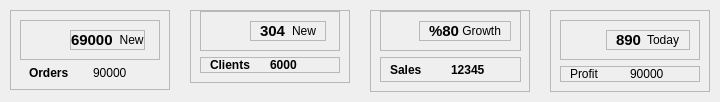
         <widget class="QWidget" name="CardsFrame" native="true">
          <layout class="QHBoxLayout" name="horizontalLayout_7">
           <property name="spacing">
            <number>20</number>
           </property>
           <property name="leftMargin">
            <number>10</number>
           </property>
           <property name="topMargin">
            <number>10</number>
           </property>
           <property name="rightMargin">
            <number>10</number>
           </property>
           <property name="bottomMargin">
            <number>10</number>
           </property>
           <item alignment="Qt::AlignTop">
            <widget class="QFrame" name="Card1">
             <property name="minimumSize">
              <size>
               <width>160</width>
               <height>0</height>
              </size>
             </property>
             <property name="maximumSize">
              <size>
               <width>16777215</width>
               <height>1231232</height>
              </size>
             </property>
             <property name="frameShape">
              <enum>QFrame::StyledPanel</enum>
             </property>
             <property name="frameShadow">
              <enum>QFrame::Raised</enum>
             </property>
             <layout class="QVBoxLayout" name="verticalLayout_3">
              <property name="spacing">
               <number>6</number>
              </property>
              <property name="leftMargin">
               <number>9</number>
              </property>
              <property name="topMargin">
               <number>9</number>
              </property>
              <property name="bottomMargin">
               <number>9</number>
              </property>
              <item>
               <widget class="QFrame" name="frame">
                <property name="minimumSize">
                 <size>
                  <width>0</width>
                  <height>30</height>
                 </size>
                </property>
                <property name="frameShape">
                 <enum>QFrame::StyledPanel</enum>
                </property>
                <property name="frameShadow">
                 <enum>QFrame::Raised</enum>
                </property>
                <layout class="QHBoxLayout" name="horizontalLayout_8">
                 <item>
                  <widget class="QLabel" name="label">
                   <property name="minimumSize">
                    <size>
                     <width>0</width>
                     <height>20</height>
                    </size>
                   </property>
                   <property name="maximumSize">
                    <size>
                     <width>30</width>
                     <height>20</height>
                    </size>
                   </property>
                   <property name="text">
                    <string/>
                   </property>
                   <property name="pixmap">
                    <pixmap resource="Resource.qrc">:/Black Icons/Graphics/featherBlack/shopping-cart.svg</pixmap>
                   </property>
                   <property name="scaledContents">
                    <bool>true</bool>
                   </property>
                  </widget>
                 </item>
                 <item alignment="Qt::AlignHCenter|Qt::AlignTop">
                  <widget class="QFrame" name="frame_13">
                   <property name="frameShape">
                    <enum>QFrame::StyledPanel</enum>
                   </property>
                   <property name="frameShadow">
                    <enum>QFrame::Raised</enum>
                   </property>
                   <layout class="QHBoxLayout" name="horizontalLayout_12">
                    <property name="spacing">
                     <number>0</number>
                    </property>
                    <property name="leftMargin">
                     <number>0</number>
                    </property>
                    <property name="topMargin">
                     <number>0</number>
                    </property>
                    <property name="rightMargin">
                     <number>0</number>
                    </property>
                    <property name="bottomMargin">
                     <number>0</number>
                    </property>
                    <item>
                     <widget class="QLabel" name="label_3">
                      <property name="font">
                       <font>
                        <pointsize>11</pointsize>
                        <weight>75</weight>
                        <bold>true</bold>
                       </font>
                      </property>
                      <property name="text">
                       <string>69000</string>
                      </property>
                     </widget>
                    </item>
                    <item>
                     <widget class="QLabel" name="label_38">
                      <property name="text">
                       <string>  New</string>
                      </property>
                     </widget>
                    </item>
                   </layout>
                  </widget>
                 </item>
                </layout>
               </widget>
              </item>
              <item>
               <widget class="QFrame" name="frame_6">
                <layout class="QHBoxLayout" name="horizontalLayout_13">
                 <property name="topMargin">
                  <number>0</number>
                 </property>
                 <property name="bottomMargin">
                  <number>0</number>
                 </property>
                 <item>
                  <widget class="QLabel" name="label_4">
                   <property name="font">
                    <font>
                     <pointsize>9</pointsize>
                     <weight>75</weight>
                     <bold>true</bold>
                    </font>
                   </property>
                   <property name="text">
                    <string>Orders</string>
                   </property>
                  </widget>
                 </item>
                 <item>
                  <widget class="QLabel" name="label_39">
                   <property name="font">
                    <font>
                     <weight>50</weight>
                     <bold>false</bold>
                    </font>
                   </property>
                   <property name="text">
                    <string>90000</string>
                   </property>
                  </widget>
                 </item>
                </layout>
               </widget>
              </item>
             </layout>
            </widget>
           </item>
           <item alignment="Qt::AlignTop">
            <widget class="QFrame" name="Card2">
             <property name="minimumSize">
              <size>
               <width>160</width>
               <height>0</height>
              </size>
             </property>
             <property name="maximumSize">
              <size>
               <width>16777215</width>
               <height>12312312</height>
              </size>
             </property>
             <property name="frameShape">
              <enum>QFrame::StyledPanel</enum>
             </property>
             <property name="frameShadow">
              <enum>QFrame::Raised</enum>
             </property>
             <layout class="QVBoxLayout" name="verticalLayout_7">
              <property name="spacing">
               <number>6</number>
              </property>
              <property name="topMargin">
               <number>0</number>
              </property>
              <property name="bottomMargin">
               <number>9</number>
              </property>
              <item>
               <widget class="QFrame" name="frame_4">
                <property name="minimumSize">
                 <size>
                  <width>0</width>
                  <height>30</height>
                 </size>
                </property>
                <property name="frameShape">
                 <enum>QFrame::StyledPanel</enum>
                </property>
                <property name="frameShadow">
                 <enum>QFrame::Raised</enum>
                </property>
                <layout class="QHBoxLayout" name="horizontalLayout_23">
                 <property name="topMargin">
                  <number>9</number>
                 </property>
                 <property name="bottomMargin">
                  <number>9</number>
                 </property>
                 <item alignment="Qt::AlignTop">
                  <widget class="QLabel" name="label_14">
                   <property name="minimumSize">
                    <size>
                     <width>0</width>
                     <height>20</height>
                    </size>
                   </property>
                   <property name="maximumSize">
                    <size>
                     <width>30</width>
                     <height>40</height>
                    </size>
                   </property>
                   <property name="text">
                    <string/>
                   </property>
                   <property name="pixmap">
                    <pixmap resource="Resource.qrc">:/White Icons/Graphics/featherBlack/customer.png</pixmap>
                   </property>
                   <property name="scaledContents">
                    <bool>true</bool>
                   </property>
                  </widget>
                 </item>
                 <item alignment="Qt::AlignHCenter|Qt::AlignTop">
                  <widget class="QFrame" name="frame_14">
                   <property name="frameShape">
                    <enum>QFrame::StyledPanel</enum>
                   </property>
                   <property name="frameShadow">
                    <enum>QFrame::Raised</enum>
                   </property>
                   <layout class="QHBoxLayout" name="horizontalLayout_46">
                    <property name="topMargin">
                     <number>0</number>
                    </property>
                    <property name="bottomMargin">
                     <number>0</number>
                    </property>
                    <item>
                     <widget class="QLabel" name="label_13">
                      <property name="font">
                       <font>
                        <pointsize>11</pointsize>
                        <weight>75</weight>
                        <bold>true</bold>
                       </font>
                      </property>
                      <property name="text">
                       <string>304</string>
                      </property>
                     </widget>
                    </item>
                    <item>
                     <widget class="QLabel" name="label_40">
                      <property name="text">
                       <string>New</string>
                      </property>
                     </widget>
                    </item>
                   </layout>
                  </widget>
                 </item>
                </layout>
               </widget>
              </item>
              <item alignment="Qt::AlignTop">
               <widget class="QFrame" name="frame_21">
                <property name="frameShape">
                 <enum>QFrame::StyledPanel</enum>
                </property>
                <property name="frameShadow">
                 <enum>QFrame::Raised</enum>
                </property>
                <layout class="QHBoxLayout" name="horizontalLayout_47">
                 <property name="spacing">
                  <number>0</number>
                 </property>
                 <property name="topMargin">
                  <number>0</number>
                 </property>
                 <property name="bottomMargin">
                  <number>0</number>
                 </property>
                 <item>
                  <widget class="QLabel" name="label_41">
                   <property name="font">
                    <font>
                     <weight>75</weight>
                     <bold>true</bold>
                    </font>
                   </property>
                   <property name="text">
                    <string>Clients</string>
                   </property>
                  </widget>
                 </item>
                 <item>
                  <widget class="QLabel" name="label_15">
                   <property name="font">
                    <font>
                     <weight>75</weight>
                     <bold>true</bold>
                    </font>
                   </property>
                   <property name="text">
                    <string>6000</string>
                   </property>
                  </widget>
                 </item>
                </layout>
               </widget>
              </item>
             </layout>
            </widget>
           </item>
           <item>
            <widget class="QFrame" name="Card3">
             <property name="minimumSize">
              <size>
               <width>160</width>
               <height>0</height>
              </size>
             </property>
             <property name="maximumSize">
              <size>
               <width>16777215</width>
               <height>16777215</height>
              </size>
             </property>
             <property name="frameShape">
              <enum>QFrame::StyledPanel</enum>
             </property>
             <property name="frameShadow">
              <enum>QFrame::Raised</enum>
             </property>
             <layout class="QVBoxLayout" name="verticalLayout_8">
              <property name="spacing">
               <number>6</number>
              </property>
              <property name="topMargin">
               <number>0</number>
              </property>
              <property name="rightMargin">
               <number>8</number>
              </property>
              <property name="bottomMargin">
               <number>9</number>
              </property>
              <item>
               <widget class="QFrame" name="frame_5">
                <property name="minimumSize">
                 <size>
                  <width>0</width>
                  <height>30</height>
                 </size>
                </property>
                <property name="frameShape">
                 <enum>QFrame::StyledPanel</enum>
                </property>
                <property name="frameShadow">
                 <enum>QFrame::Raised</enum>
                </property>
                <layout class="QHBoxLayout" name="horizontalLayout_24">
                 <item>
                  <widget class="QLabel" name="label_17">
                   <property name="minimumSize">
                    <size>
                     <width>0</width>
                     <height>20</height>
                    </size>
                   </property>
                   <property name="maximumSize">
                    <size>
                     <width>40</width>
                     <height>40</height>
                    </size>
                   </property>
                   <property name="text">
                    <string/>
                   </property>
                   <property name="pixmap">
                    <pixmap resource="Resource.qrc">:/White Icons/Graphics/featherBlack/sales.png</pixmap>
                   </property>
                   <property name="scaledContents">
                    <bool>true</bool>
                   </property>
                  </widget>
                 </item>
                 <item alignment="Qt::AlignHCenter">
                  <widget class="QFrame" name="frame_25">
                   <property name="frameShape">
                    <enum>QFrame::StyledPanel</enum>
                   </property>
                   <property name="frameShadow">
                    <enum>QFrame::Raised</enum>
                   </property>
                   <layout class="QHBoxLayout" name="horizontalLayout_48">
                    <property name="spacing">
                     <number>0</number>
                    </property>
                    <property name="topMargin">
                     <number>0</number>
                    </property>
                    <property name="bottomMargin">
                     <number>0</number>
                    </property>
                    <item>
                     <widget class="QLabel" name="label_16">
                      <property name="font">
                       <font>
                        <pointsize>11</pointsize>
                        <weight>75</weight>
                        <bold>true</bold>
                       </font>
                      </property>
                      <property name="text">
                       <string>%80</string>
                      </property>
                     </widget>
                    </item>
                    <item>
                     <widget class="QLabel" name="label_42">
                      <property name="text">
                       <string> Growth</string>
                      </property>
                     </widget>
                    </item>
                   </layout>
                  </widget>
                 </item>
                </layout>
               </widget>
              </item>
              <item>
               <widget class="QFrame" name="frame_26">
                <property name="frameShape">
                 <enum>QFrame::StyledPanel</enum>
                </property>
                <property name="frameShadow">
                 <enum>QFrame::Raised</enum>
                </property>
                <layout class="QHBoxLayout" name="horizontalLayout_49">
                 <property name="spacing">
                  <number>0</number>
                 </property>
                 <property name="topMargin">
                  <number>0</number>
                 </property>
                 <property name="bottomMargin">
                  <number>0</number>
                 </property>
                 <item>
                  <widget class="QLabel" name="label_43">
                   <property name="font">
                    <font>
                     <weight>75</weight>
                     <bold>true</bold>
                    </font>
                   </property>
                   <property name="text">
                    <string>Sales</string>
                   </property>
                  </widget>
                 </item>
                 <item>
                  <widget class="QLabel" name="label_18">
                   <property name="font">
                    <font>
                     <weight>75</weight>
                     <bold>true</bold>
                    </font>
                   </property>
                   <property name="text">
                    <string>12345</string>
                   </property>
                  </widget>
                 </item>
                </layout>
               </widget>
              </item>
             </layout>
            </widget>
           </item>
           <item>
            <widget class="QFrame" name="Card4">
             <property name="minimumSize">
              <size>
               <width>160</width>
               <height>0</height>
              </size>
             </property>
             <property name="maximumSize">
              <size>
               <width>16777215</width>
               <height>16777215</height>
              </size>
             </property>
             <property name="frameShape">
              <enum>QFrame::StyledPanel</enum>
             </property>
             <property name="frameShadow">
              <enum>QFrame::Raised</enum>
             </property>
             <layout class="QVBoxLayout" name="verticalLayout_9">
              <item>
               <widget class="QFrame" name="frame_6">
                <property name="minimumSize">
                 <size>
                  <width>0</width>
                  <height>30</height>
                 </size>
                </property>
                <property name="frameShape">
                 <enum>QFrame::StyledPanel</enum>
                </property>
                <property name="frameShadow">
                 <enum>QFrame::Raised</enum>
                </property>
                <layout class="QHBoxLayout" name="horizontalLayout_25">
                 <item>
                  <widget class="QLabel" name="label_20">
                   <property name="minimumSize">
                    <size>
                     <width>0</width>
                     <height>20</height>
                    </size>
                   </property>
                   <property name="maximumSize">
                    <size>
                     <width>30</width>
                     <height>20</height>
                    </size>
                   </property>
                   <property name="text">
                    <string/>
                   </property>
                   <property name="pixmap">
                    <pixmap resource="Resource.qrc">:/White Icons/Graphics/featherBlack/profits.png</pixmap>
                   </property>
                   <property name="scaledContents">
                    <bool>true</bool>
                   </property>
                  </widget>
                 </item>
                 <item alignment="Qt::AlignHCenter">
                  <widget class="QFrame" name="frame_27">
                   <property name="frameShape">
                    <enum>QFrame::StyledPanel</enum>
                   </property>
                   <property name="frameShadow">
                    <enum>QFrame::Raised</enum>
                   </property>
                   <layout class="QHBoxLayout" name="horizontalLayout_50">
                    <property name="topMargin">
                     <number>0</number>
                    </property>
                    <property name="bottomMargin">
                     <number>0</number>
                    </property>
                    <item>
                     <widget class="QLabel" name="label_19">
                      <property name="font">
                       <font>
                        <pointsize>11</pointsize>
                        <weight>75</weight>
                        <bold>true</bold>
                       </font>
                      </property>
                      <property name="text">
                       <string>890</string>
                      </property>
                     </widget>
                    </item>
                    <item>
                     <widget class="QLabel" name="label_44">
                      <property name="text">
                       <string>Today</string>
                      </property>
                     </widget>
                    </item>
                   </layout>
                  </widget>
                 </item>
                </layout>
               </widget>
              </item>
              <item>
               <widget class="QFrame" name="frame_28">
                <property name="frameShape">
                 <enum>QFrame::StyledPanel</enum>
                </property>
                <property name="frameShadow">
                 <enum>QFrame::Raised</enum>
                </property>
                <layout class="QHBoxLayout" name="horizontalLayout_51">
                 <property name="spacing">
                  <number>0</number>
                 </property>
                 <property name="topMargin">
                  <number>0</number>
                 </property>
                 <property name="bottomMargin">
                  <number>0</number>
                 </property>
                 <item>
                  <widget class="QLabel" name="label_21">
                   <property name="text">
                    <string>Profit</string>
                   </property>
                  </widget>
                 </item>
                 <item>
                  <widget class="QLabel" name="label_45">
                   <property name="text">
                    <string>90000</string>
                   </property>
                  </widget>
                 </item>
                </layout>
               </widget>
              </item>
             </layout>
            </widget>
           </item>
          </layout>
         </widget>
